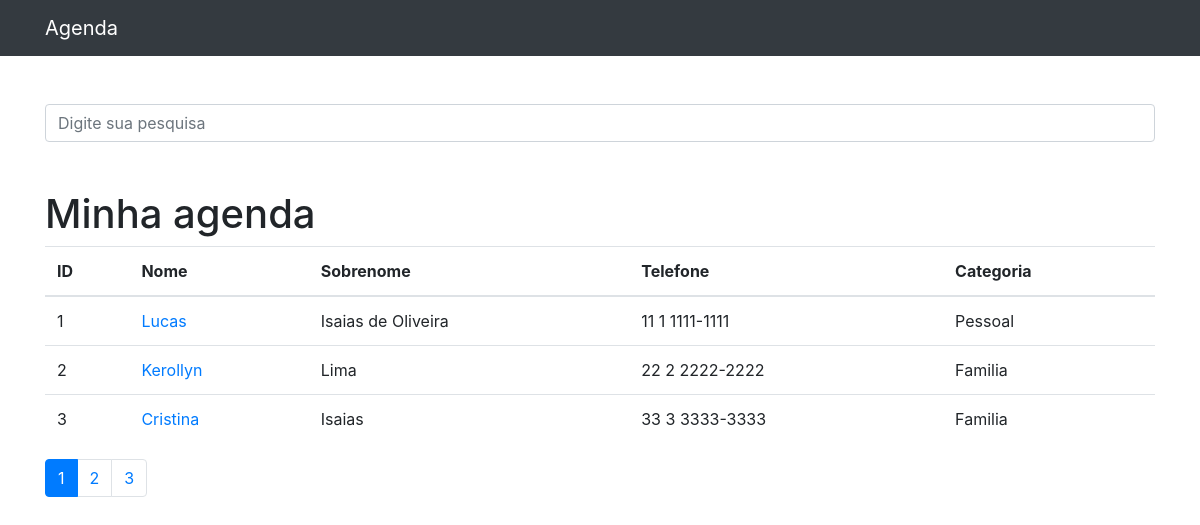
The app's page /, older data.
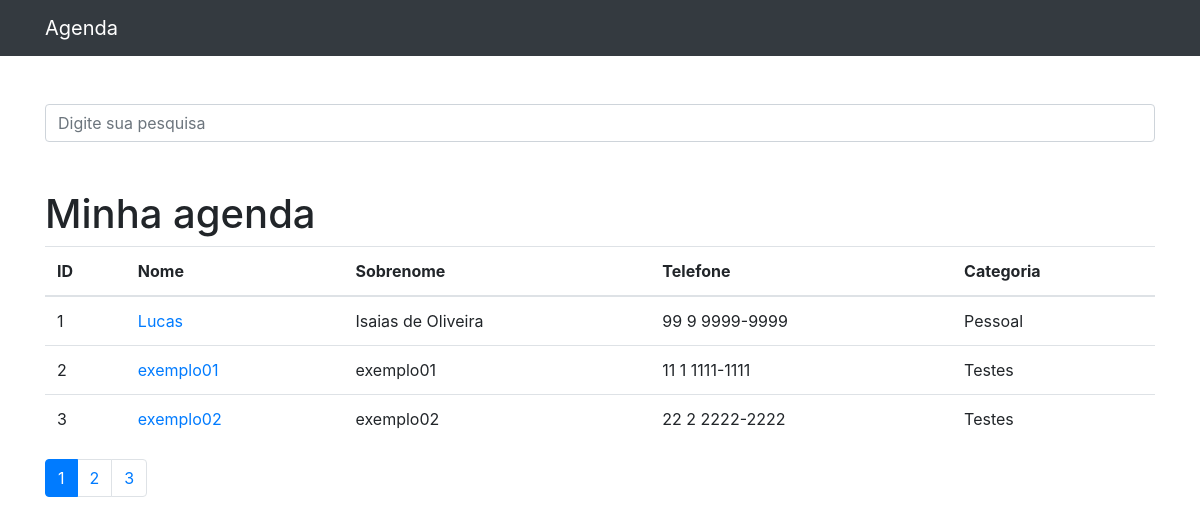
The same page, newer data.
### contatos/models.py (models this page shows, shortened)
class Contato(models.Model):
    nome = models.CharField(max_length=255)
    sobrenome = models.CharField(max_length=255, blank=True)
    telefone = models.CharField(max_length=255)
    email = models.CharField(max_length=255, blank=True)
    data_criacao = models.DateTimeField(default=timezone.now)
    descricao = models.TextField(blank=True)
    categoria = models.ForeignKey(Categoria, on_delete=models.DO_NOTHING)
    mostrar = models.BooleanField(default=True)
    foto = models.ImageField(blank=True, upload_to="fotos/%Y/%m/")

class Categoria(models.Model):
    nome = models.CharField(max_length=255)
    def __str__(self):
        return self.nome

### contatos/views.py (the view)
# urls.py: path("", views.index, name="index"),
def index(request):
    contatos = Contato.objects.order_by("id").filter(mostrar=True)
    paginator = Paginator(contatos, 3)
    page = request.GET.get("p")
    contatos = paginator.get_page(page)
    return render(request, "contatos/index.html", {"contatos": contatos})

### contatos/templates/contatos/index.html
{% extends 'base.html'%}
{%block conteudo%}
<h1 class="mt-5">Minha agenda</h1>
{% block conteudo_tabela %}
<table class="table">
    <thead>
    <tr>
        <th>ID</th>
        <th>Nome</th>
        <th>Sobrenome</th>
        <th>Telefone</th>
        <th>Categoria</th>
    </tr>
    </thead>
    <tbody>
    {% for contato in contatos %}
    {% if contato.mostrar %}
    <tr>
        <td>
            {{ contato.id }}
        </td>
        <td>
            <a href="{% url 'ver_contato' contato.id %}">{{ contato.nome }}</a>
        </td>
        <td>{{ contato.sobrenome }}</td>
        <td>{{ contato.telefone }}</td>
        <td>{{ contato.categoria }}</td>
    </tr>
    {% endif %}
    {% endfor %}
    </tbody>
</table>
<nav aria-label="Page navigation example">
    <ul class="pagination">
        {% for pagina in contatos.paginator.page_range %}
        {% if contatos.number == pagina %}
        <li class="page-item active">
            <a class="page-link" href="?p={{ pagina }}&termo={{ request.GET.termo }}">{{ pagina }}</a>
        </li>
        {% else %}
        <li class="page-item">
            <a class="page-link" href="?p={{ pagina }}">{{ pagina }}</a>
        </li>
        {% endif %}
        {% endfor %}
    </ul>
</nav>
{%endblock%}
{%endblock%}

### templates/base.html (shortened to what this page needs)
{% load static %}
<!DOCTYPE html>
<html lang="pt">
<head>
    {% include 'parciais/_head.html' %}
</head>
<body>
{% include 'parciais/_nav.html' %}
<div class="container">
    <div class="row">
        <div class="col-lg-12">
            {% if 'accounts' not in request.path %}
            <br><br>
            <form method="get" action="{% url 'busca' %}">
                <div class="form-group row">
                    <div class="col-12">
                        <input class="form-control"
                               type="search" value="{{ request.GET.termo }}"
                               id="search-input"
                               placeholder="Digite sua pesquisa"
                               name="termo">
                    </div>
                </div>
            </form>
            {% endif %}
            {%block conteudo%}{%endblock%}
        </div>
    </div>
</div>
</body>
</html>

### contatos/templates/parciais/_head.html (shortened to what this page needs)
{% load static %}
<link href="{% static 'vendor/bootstrap/css/bootstrap.min.css'%}" rel="stylesheet">

### contatos/templates/parciais/_nav.html (shortened to what this page needs)
<nav class="navbar navbar-expand-lg navbar-dark bg-dark static-top">
    <div class="container">
      <a class="navbar-brand" href="{% url 'index' %}">Agenda</a>
    </div>
</nav>

Row changes from the older to the newer data that the page shows:
changed Contato "Lucas": telefone "11 1 1111-1111" → "99 9 9999-9999"
changed Contato id 2: nome "Kerollyn" → "exemplo01"; sobrenome "Lima" → "exemplo01"; telefone "22 2 2222-2222" → "11 1 1111-1111"; categoria "Familia" → "Testes"
changed Contato id 3: nome "Cristina" → "exemplo02"; sobrenome "Isaias" → "exemplo02"; telefone "33 3 3333-3333" → "22 2 2222-2222"; categoria "Familia" → "Testes"
